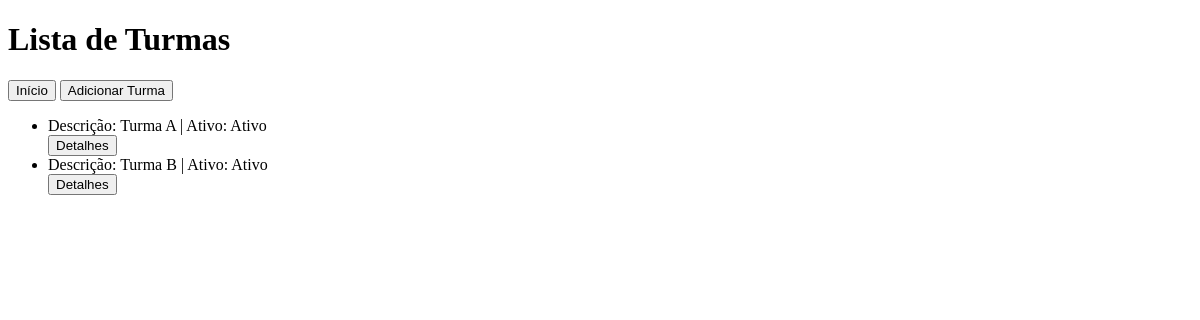
Page /turmas on the earlier database version.
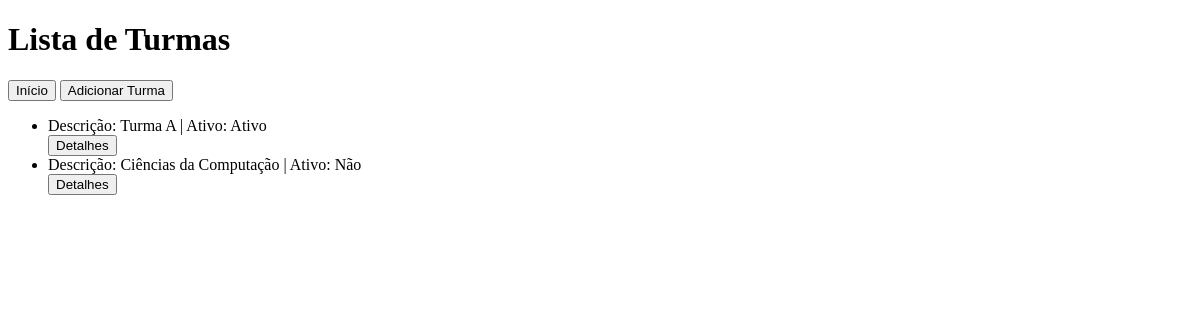
Same page on the later database version.
### turma/dbTurma.py (models this page shows, shortened)
class Turma(db.Model):
    id = db.Column(db.Integer, primary_key=True)
    descricao = db.Column(db.String(100))
    professor = db.Column(db.Integer)
    ativo = db.Column(db.String(100))
    def to_dict(self):
        return {'id': self.id, 'descricao': self.descricao, 'professor': self.professor, 'ativo': self.ativo}

### turma/controller.py (the view)
@turma_blueprint.route('/turmas', methods=['GET'])
def getTurma():
    turmas= getListTurma()
    return render_template('turmas.html', turmas=turmas)

### turma/model.py (called while the page is built)
def getListTurma():
    turmas = Turma.query.all()
    return [turma.to_dict() for turma in turmas]

### templates/turmas.html (shortened to what this page needs)
<!DOCTYPE html>
<html lang="pt-BR">
<head>
</head>
<body>
  <h1>Lista de Turmas</h1>
  <a href="{{url_for('turmas.getIndex')}}"><button>Início</button></a>
  <a href="{{url_for('turmas.adicionarTurmaPage')}}"><button>Adicionar Turma</button></a>
  <ul>
    {% for turma in turmas %}
    <li>
    Descrição: {{ turma.descricao }} | Ativo: {{ turma.ativo }}
    </li>
    <a href="{{url_for('turmas.buscarTurma', idTurma=turma.id)}}"><button>Detalhes</button></a>
    {% endfor %}
  </ul>
</body>
</html>

Differences in the rows shown:
removed Turma: descricao "Turma B", ativo "Ativo"
added Turma: descricao "Ciências da Computação", ativo "Não"
